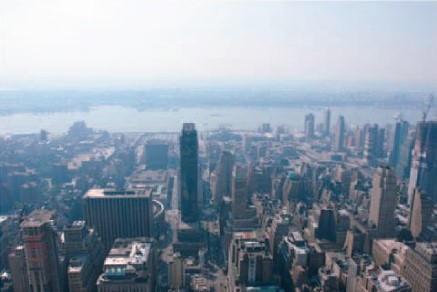
#> input picture test_samples/haze10.jpg, 437 x 292 px
$ python main.py   (older library calls are emulated)
#> lines starting #> are read from the running program, lines starting #| are printed output that depends on the picture; after the words box and inside, x2 and y2 are one past the last pixel; in counts of white or black regions, pixels touching at a corner belong together
### haze_removal.py
import cv2
import numpy as np
from skimage.util import view_as_windows
import os
import shutil


def read_img(path):
#> called with path = 'test_samples/haze10.jpg'
    img = cv2.imread(path)
#> img is the input picture: shape (292, 437, 3); mean B, G, R 168.1, 153.9, 140.2
    img = cv2.cvtColor(img, cv2.COLOR_BGR2RGB).astype(np.float)
    return img


def show_img(img, win_name):
    img = img.copy()
    img = np.where(img > 255, 255, img)
    img = np.where(img < 0, 0, img)
    img = img.copy().astype(np.uint8)
    if img.shape[2] == 3:   # RGB
        img = cv2.cvtColor(img, cv2.COLOR_RGB2BGR)
    cv2.imshow(win_name, img)
    cv2.waitKey()
    cv2.destroyAllWindows()


def save_results(folder_name, original_img, dark_channel, t, J):
    folder_name = os.path.join("results", folder_name)
    if os.path.exists(folder_name):
        shutil.rmtree(folder_name)
        print("All files under folder \"{}\" has been deleted. ".format(folder_name))
    os.makedirs(folder_name)

    original_img = cv2.cvtColor(original_img.astype(np.uint8), cv2.COLOR_RGB2BGR)
    dark_channel = dark_channel.astype(np.uint8)
    t = t.astype(np.uint8)
    J = np.where(J > 255, 255, J)
    J = np.where(J < 0, 0, J)
    J = cv2.cvtColor(J.astype(np.uint8), cv2.COLOR_RGB2BGR)

    cv2.imwrite(os.path.join(folder_name, "original image.jpg"), original_img)
    cv2.imwrite(os.path.join(folder_name, "dark_channel.jpg"), dark_channel)
    cv2.imwrite(os.path.join(folder_name, "t.jpg"), t)
    cv2.imwrite(os.path.join(folder_name, "J.jpg"), J)


def calculate_dark_channel(original_img, win_size):
    darkest_in_RGB = np.min(original_img, axis=2)
    padding = win_size // 2
    dark_channel = np.ones((original_img.shape[0] + 2 * padding, original_img.shape[1] + 2 * padding)) * 255
    dark_channel[padding:-padding, padding:-padding] = darkest_in_RGB
    dark_channel = view_as_windows(dark_channel, (win_size, win_size), (1, 1))
    dark_channel = dark_channel.reshape((original_img.shape[0], original_img.shape[1], win_size * win_size))
    dark_channel = np.min(dark_channel, axis=2, keepdims=True)
    return dark_channel


def calculate_A(original_img, dark_channel):
    sort = -np.sort(-dark_channel, axis=None)     # sort the flattened array, 2'-' for decreasing order
    thresh = sort[int(sort.shape[0] * 0.001)]
    show_img(np.where(dark_channel >= thresh, dark_channel, 0), "dark_channel")
    haze_opaque = np.where(dark_channel >= thresh, original_img, 0)
    show_img(haze_opaque, "haze_opaque")
    haze_opaque = np.moveaxis(haze_opaque, 2, 0)
    haze_opaque = haze_opaque.reshape((3, -1))
    A = np.max(haze_opaque, axis=1)
    return A


def estimate_t(original_img, A, win_size, w):
    dense_ratio = original_img / A
    dense_ratio = np.min(dense_ratio, axis=2)
    padding = win_size // 2
    t = np.ones((original_img.shape[0] + 2 * padding, original_img.shape[1] + 2 * padding))
    t[padding:-padding, padding:-padding] = dense_ratio
    t = view_as_windows(t, (win_size, win_size), (1, 1))
    t = t.reshape((original_img.shape[0], original_img.shape[1], win_size * win_size))
    t = np.min(t, axis=2, keepdims=True)
    return 1 - w * t


# [26 lines left out: function calculate_t, not called in this run]


def estimate_J(original_img, A, t, t0):
    J = (original_img - A) / np.where(t < t0, t0, t) + A
    return J

### main.py
import os
from haze_removal import read_img, calculate_dark_channel, show_img, calculate_A, estimate_t, estimate_J, save_results


img_name = "haze10.jpg"
img_path = os.path.join("test_samples", img_name)
patch_size = 11
t0 = 0.1
w = 0.95

assert patch_size % 2 == 1, "Parameter \"patch_size\" is supposed to be an odd number."
img = read_img(img_path)
img = img[2:-1, 2:-1]
#> img: shape (289, 434, 3) float64
print("Image shape : {}".format(img.shape))
#| Image shape : (289, 434, 3)
show_img(img, "original image")
#> in show_img, `img = img.copy().astype(np.uint8)`:
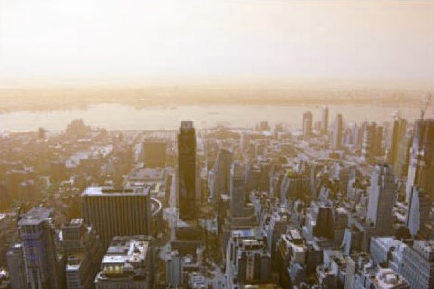
#> img: shape (289, 434, 3); mean of channels 0, 1, 2 139.9, 153.7, 167.9; drawn as B, G, R
dark_channel = calculate_dark_channel(img, patch_size)
#> in calculate_dark_channel, `darkest_in_RGB = np.min(original_img, axis=2)`:
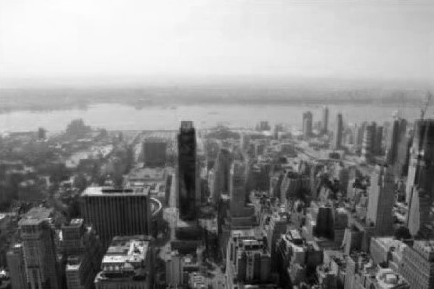
#> darkest_in_RGB: shape (289, 434) float64; min 0, max 254, mean 139.1
#> in calculate_dark_channel, `dark_channel = np.min(dark_channel, axis=2, keepdims=True)`:
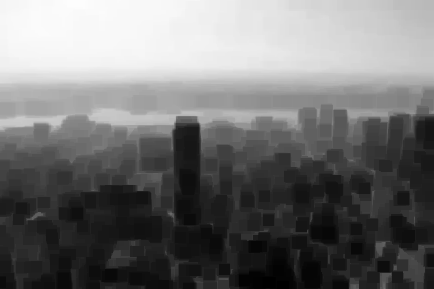
#> dark_channel: shape (289, 434, 1) float64; min 0, max 253, mean 114
show_img(dark_channel, "dark channel")
A = calculate_A(img, dark_channel.copy())
#> in calculate_A, `thresh = sort[int(sort.shape[0] * 0.001)]`: thresh = 253
#> call 3 of show_img, with win_name = 'dark_channel'
#> in show_img (call 3), `img = img.copy()`:
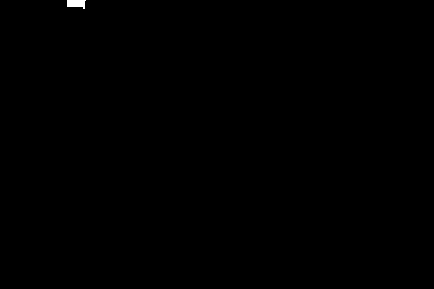
#> img: shape (289, 434, 1) float64; values 0 (black) and 253 (white), 0.1% white; 1 white region, box (x1, y1, x2, y2) and area: (67, 0, 86, 9) 131
#> in calculate_A, `A = np.max(haze_opaque, axis=1)`: A = [254, 254, 254]
#> A = [254, 254, 254]
print("A: {}".format(A))
#| A: [254. 254. 254.]
t = estimate_t(img, A, patch_size, w)
#> in estimate_t, `return 1 - w * t`:
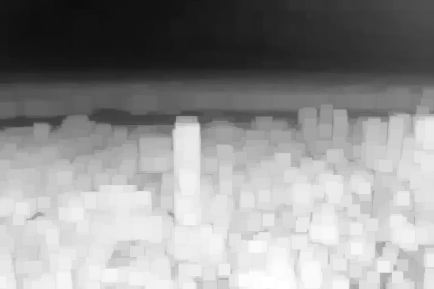
#> returned value: shape (289, 434, 1) float64; min 0.0537, max 1, mean 0.574
vis_t = t * 255
show_img(vis_t, "t")
J = estimate_J(img, A, t, t0)
#> in estimate_J, `J = (original_img - A) / np.where(t < t0, t0, t) + A`:
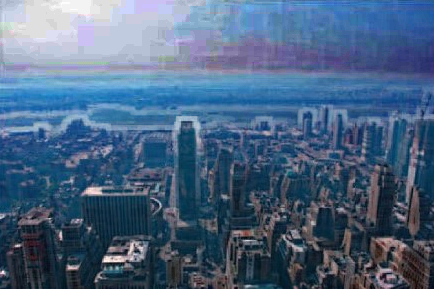
#> J: shape (289, 434, 3) float64; mean R, G, B 75.4, 100.9, 130.5; drawn with min black and max white
show_img(J, "haze free")
#> in show_img (call 6), `img = np.where(img > 255, 255, img)`:
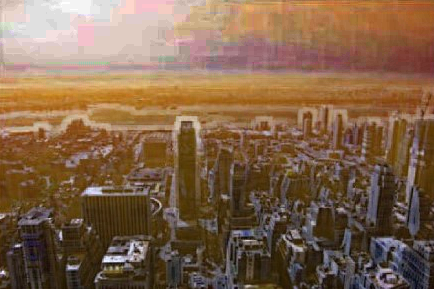
#> img: shape (289, 434, 3) float64; mean B, G, R 75.4, 100.9, 130.5
save_results(img_name.split('.')[0], img, dark_channel, vis_t, J)

$ run again, with test_samples/haze2.jpg copied over test_samples/haze10.jpg
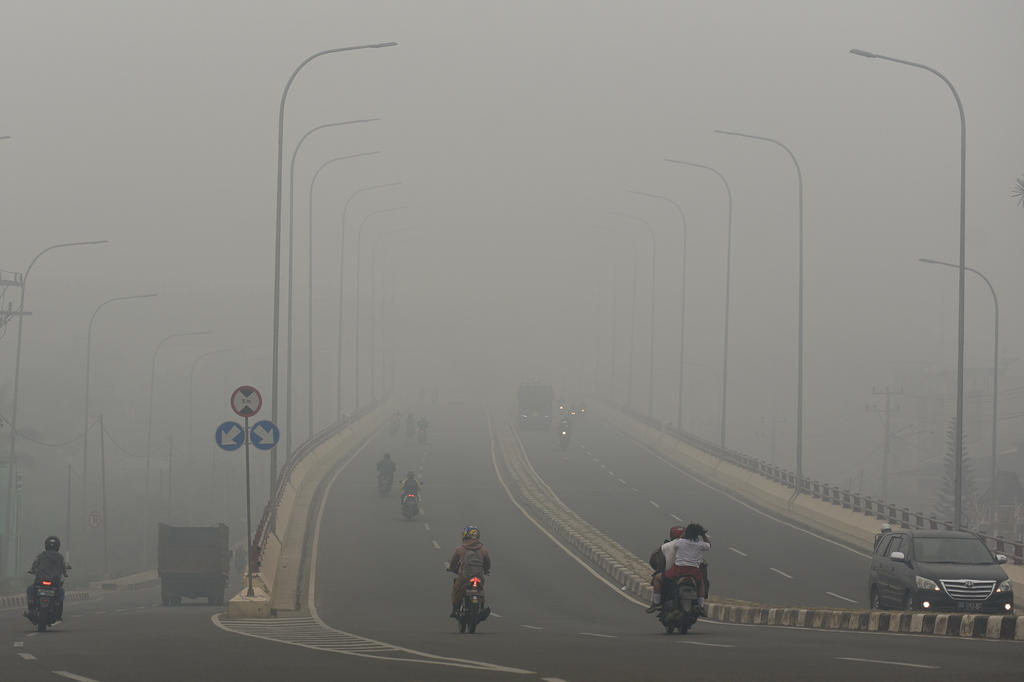
#> input picture test_samples/haze2.jpg, 1024 x 682 px
#> in read_img, img is the input picture: shape (682, 1024, 3); mean B, G, R 129.8, 134.5, 135.3
#| Image shape : (679, 1021, 3)
#> in calculate_dark_channel, `dark_channel = np.min(dark_channel, axis=2, keepdims=True)`:
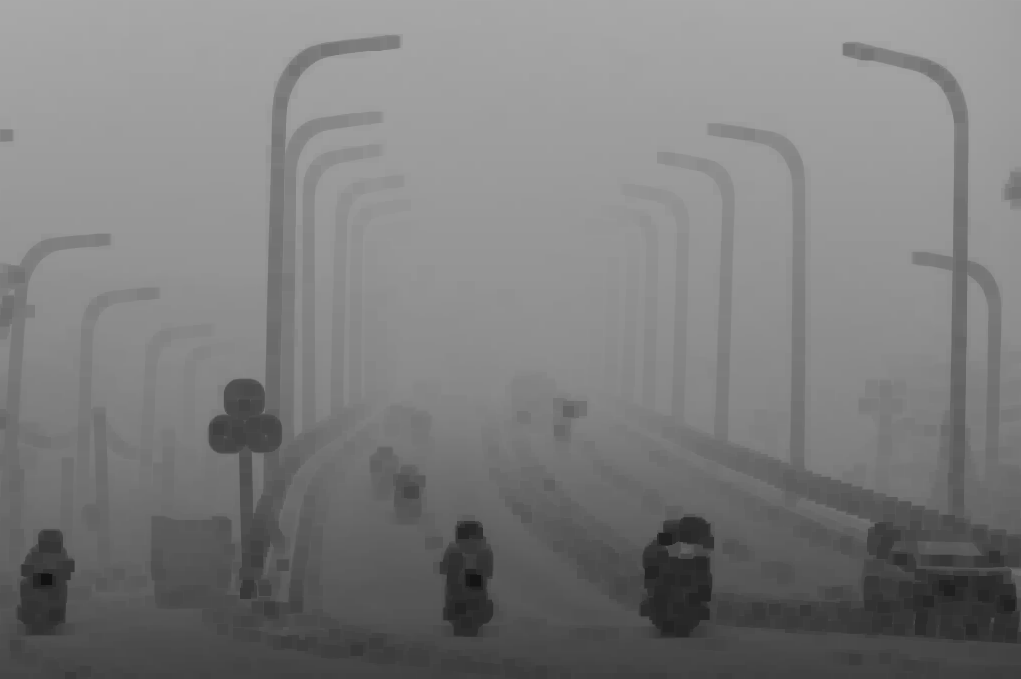
#> dark_channel: shape (679, 1021, 1) float64; min 18, max 168, mean 124.2
#> thresh = 168
#> in calculate_A, `A = np.max(haze_opaque, axis=1)`: A = [174, 173, 169]
#| A: [174. 173. 169.]
#> in show_img (call 6), `img = np.where(img > 255, 255, img)`:
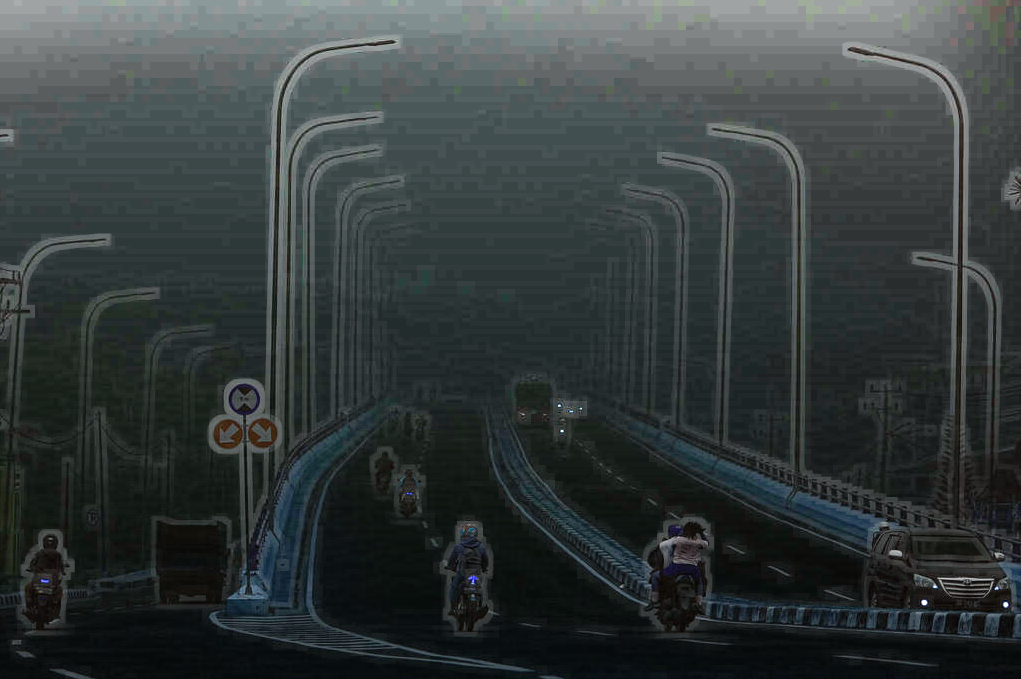
#> img: shape (679, 1021, 3) float64; mean B, G, R 60.5, 60.4, 53.3
